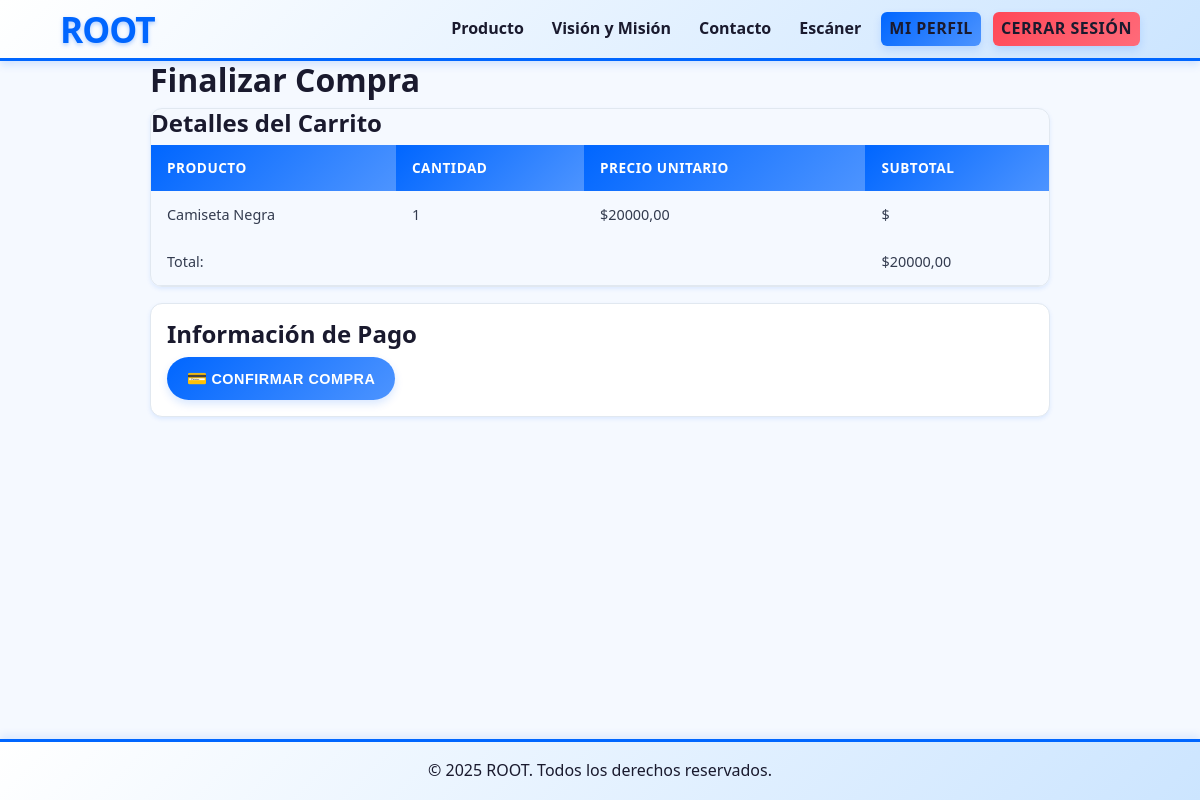
The app's page /carrito/finalizar/ (signed in) with its own data.
### carrito/models.py (models this page shows, shortened)
class CarritoItem(models.Model):
    carrito = models.ForeignKey(Carrito, on_delete=models.CASCADE, related_name="items")
    producto = models.ForeignKey(Producto, on_delete=models.CASCADE)
    cantidad = models.PositiveIntegerField(default=1)
    fecha_agregado = models.DateTimeField(auto_now_add=True)
    class Meta:
        unique_together = ("carrito", "producto")

class Carrito(models.Model):
    usuario = models.OneToOneField(settings.AUTH_USER_MODEL, on_delete=models.CASCADE,related_name="carrito")
    fecha_creacion = models.DateTimeField(auto_now_add=True)
    @property
    def total(self):
        return sum(item.cantidad * item.producto.precio for item in self.items.all())

### productos/models.py (models this page shows, shortened)
class Producto(models.Model):
    nombre = models.CharField(max_length=200)
    codigo = models.CharField(max_length=50, unique=True)
    descripcion = models.TextField(blank=True, default="")
    precio = models.DecimalField(max_digits=10, decimal_places=2)
    stock = models.PositiveIntegerField(default=0)
    imagen = models.ImageField(upload_to="productos/", blank=True, null=True)
    categoria = models.ForeignKey(Categoria,on_delete=models.SET_NULL,blank=True,null=True,related_name="productos")
    fecha_creacion = models.DateTimeField(auto_now_add=True)
    fecha_actualizacion = models.DateTimeField(auto_now=True)
    class Meta:
        verbose_name = "Producto"
        verbose_name_plural = "Productos"

### carrito/views.py (the view, shortened to what this page needs)
# urls.py: path("finalizar/", views.finalizar_compra, name="finalizar_compra"),
@login_required
def finalizar_compra(request: HttpRequest) -> HttpResponse:
    try:
        carrito = Carrito.objects.select_related("usuario").prefetch_related("items__producto").get(usuario=request.user)
    except Carrito.DoesNotExist:
        messages.error(request, "No tienes un carrito activo")
        return redirect("usuarios:perfil")
    if not carrito.items.exists():
        messages.error(request, "El carrito está vacío")
        return redirect("usuarios:perfil")
    return render(request, "carrito/checkout.html", {"carrito": carrito})

### carrito/templates/carrito/checkout.html (shortened to what this page needs)
{% extends "core/base.html" %}
{% load static %}
{% block extra_css %}
<link rel="stylesheet" href="{% static 'css/carrito.css' %}">
{% endblock %}
{% block content %}
<div class="container-checkout">
    <h1>Finalizar Compra</h1>
    {% if carrito and carrito.items.exists %}
        <div class="carrito-detalles">
            <h2>Detalles del Carrito</h2>
            <table>
                <thead>
                    <tr>
                        <th>Producto</th>
                        <th>Cantidad</th>
                        <th>Precio Unitario</th>
                        <th>Subtotal</th>
                    </tr>
                </thead>
                <tbody>
                    {% for item in carrito.items.all %}
                    <tr>
                        <td>{{ item.producto.nombre }}</td>
                        <td>{{ item.cantidad }}</td>
                        <td>${{ item.producto.precio|floatformat:2 }}</td>
                        <td>${{ item.subtotal|floatformat:2 }}</td>
                    </tr>
                    {% endfor %}
                </tbody>
                <tfoot>
                    <tr>
                        <td colspan="3">Total:</td>
                        <td>${{ carrito.total|floatformat:2 }}</td>
                    </tr>
                </tfoot>
            </table>
        </div>
        <div class="formulario-pago">
            <h2>Información de Pago</h2>
            <form method="post">
                <button type="submit" class="btn-pagar">Confirmar Compra</button>
            </form>
        </div>
    {% else %}
        <p>Tu carrito está vacío.</p>
        <a href="{% url 'productos:lista_productos' %}" class="btn-continuar-compra">Continuar Comprando</a>
    {% endif %}
</div>
{% endblock %}

### core/static/core/css/style.css (style rules this page uses)
:root { --primary-color: #0066FF; --primary-light: #4D94FF; --primary-lighter: #CCE5FF; --primary-dark: #0052CC; --primary-darker: #003D99; --text-dark: #1a1a2e; --text-medium: #333b4f; --text-light: #fff; --bg-light: #f5f9ff; --bg-dark: #003D99; --shadow-sm: 0 2px 4px rgba(0, 102, 255, 0.15); --shadow-md: 0 4px 8px rgba(0, 102, 255, 0.2); --shadow-lg: 0 8px 16px rgba(0, 102, 255, 0.25); --radius-sm: 6px; --radius-md: 12px; --radius-lg: 18px; --radius-xl: 24px; --radius-full: 50px; --transition: all 0.3s ease; --spacing-xs: 8px; --spacing-sm: 16px; --spacing-md: 10px; --spacing-lg: 32px; --spacing-xl: 20px; }
body { font-family: 'Segoe UI', Tahoma, Geneva, Verdana, sans-serif; margin: 0; padding: 0; background-color: var(--bg-light); color: var(--text-dark); line-height: 1.6; display: flex; flex-direction: column; min-height: 100vh; }
h1, h2, h3, h4, h5, h6 { font-weight: 700; line-height: 1.2; margin: 0 0 var(--spacing-sm) 0; }

### carrito/static/css/carrito.css (style rules this page uses)
:root { --primary-color: #0066FF; --primary-light: #4D94FF; --primary-lighter: #CCE5FF; --primary-dark: #0052CC; --primary-darker: #003D99; --success-color: #10b981; --warning-color: #f59e0b; --danger-color: #ef4444; --accent-gold: #FFD700; --text-dark: #1a1a2e; --text-medium: #333b4f; --text-light: #fff; --bg-light: #f5f9ff; --bg-white: #ffffff; --bg-gray: #f8fafc; --border-color: #e1e8f0; --shadow-sm: 0 2px 4px rgba(0, 102, 255, 0.1); --shadow-md: 0 4px 8px rgba(0, 102, 255, 0.15); --shadow-lg: 0 8px 16px rgba(0, 102, 255, 0.2); --radius-sm: 6px; --radius-md: 8px; --radius-lg: 12px; --radius-xl: 16px; --radius-full: 50px; --transition: all 0.3s ease; --spacing-xs: 4px; --spacing-sm: 8px; --spacing-md: 12px; --spacing-lg: 16px; --spacing-xl: 20px; }
.container-checkout { max-width: 900px; margin: 0 auto; padding: 0 var(--spacing-lg); position: relative; z-index: 1; }
.carrito-detalles { margin-bottom: var(--spacing-lg); border-radius: var(--radius-lg); overflow: hidden; box-shadow: var(--shadow-sm); border: 1px solid var(--border-color); }
.carrito-detalles table { width: 100%; border-collapse: collapse; font-size: 0.9rem; }
.carrito-detalles th { background: linear-gradient(135deg, var(--primary-color), var(--primary-light)); color: white; padding: var(--spacing-md) var(--spacing-lg); text-align: left; font-weight: 700; font-size: 0.85rem; text-transform: uppercase; letter-spacing: 0.5px; }
.carrito-detalles td { padding: var(--spacing-md) var(--spacing-lg); border-bottom: 1px solid var(--border-color); color: var(--text-medium); vertical-align: middle; }
.carrito-detalles tbody tr { transition: var(--transition); }
.carrito-detalles tbody tr:last-child td { border-bottom: none; }
.formulario-pago { background: var(--bg-white); padding: var(--spacing-lg); border-radius: var(--radius-lg); box-shadow: var(--shadow-sm); border: 1px solid var(--border-color); margin-bottom: var(--spacing-lg); }
.btn-pagar, .btn-continuar-compra, .btn-finalizar { background: linear-gradient(135deg, var(--primary-color), var(--primary-light)); color: white; border: none; padding: var(--spacing-md) var(--spacing-xl); border-radius: var(--radius-full); font-weight: 700; font-size: 0.9rem; cursor: pointer; transition: var(--transition); display: inline-flex; align-items: center; gap: var(--spacing-xs); text-decoration: none; box-shadow: var(--shadow-md); text-transform: uppercase; letter-spacing: 0.5px; }
.btn-pagar::before, .btn-finalizar::before { content: '💳'; font-size: 1rem; }

### records on screen
CarritoItem: producto.nombre "Camiseta Negra", cantidad "1", producto.precio "20000,00"
Carrito: total "20000,00"
